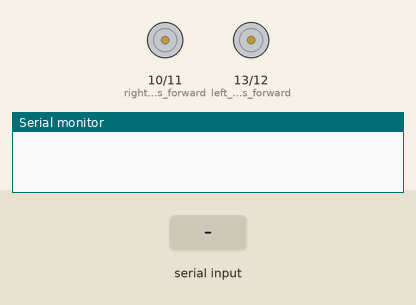
This sketch was run on a simulated Arduino Uno, built with avr-gcc and run on an emulated ATmega328P. On the bench: motor-driver pin pairs drawn as motors (green arrow = first pin HIGH = forward, orange = second pin HIGH = backward, longer = more drive), the last lines printed to the serial monitor. Inputs (shaded band) come from the test bench.

Above: at 1.2 s.
1.3 s: "F" received over Serial
At 2.2 s:
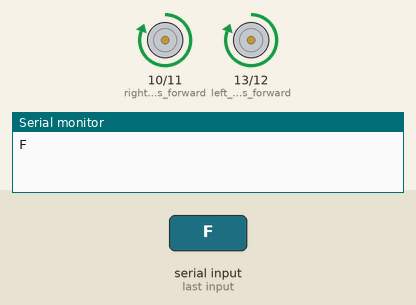
2.9 s: "B" received over Serial
At 3.4 s:
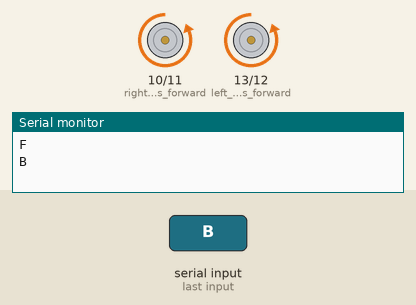
4.5 s: "L" received over Serial
At 5.7 s:
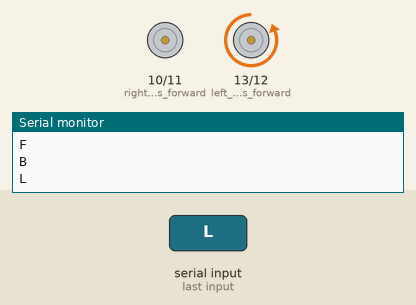
6.0 s: "R" received over Serial
At 6.9 s:
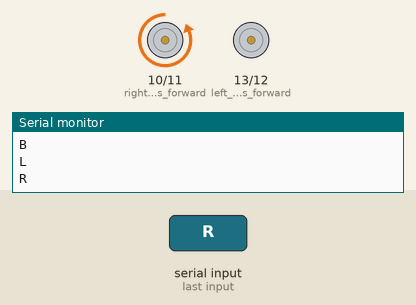
Timing chart, 0 to 8.5 s (numbered marks = the images above; inputs shaded):
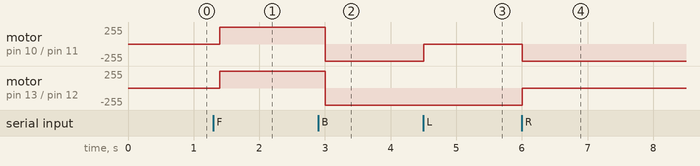

Measured:
- after the input at 1.3 s, motor on pin 10 (right_motors_forward) / pin 11 (right_motors_reverse), motor on pin 13 (left_motors_forward) / pin 12 (left_motors_reverse): stopped → forward 255/255 after 0.10 s
- after the input at 2.9 s, motor on pin 10 (right_motors_forward) / pin 11 (right_motors_reverse), motor on pin 13 (left_motors_forward) / pin 12 (left_motors_reverse): forward 255/255 → backward 255/255 after 0.10 s
- after the input at 4.5 s, motor on pin 10 (right_motors_forward) / pin 11 (right_motors_reverse): backward 255/255 → stopped at once
- after the input at 6.0 s, motor on pin 10 (right_motors_forward) / pin 11 (right_motors_reverse): stopped → backward 255/255 at once; motor on pin 13 (left_motors_forward) / pin 12 (left_motors_reverse): backward 255/255 → stopped at once

The sketch:

drive.ino
```cpp
char t;

void setup() {
pinMode(13,OUTPUT);   //left motors forward
pinMode(12,OUTPUT);   //left motors reverse
pinMode(11,OUTPUT);   //right motors reverse
pinMode(10,OUTPUT);   //right motors forward

Serial.begin(9600);

}

void loop() {
if(Serial.available()){
  t = Serial.read();
  Serial.println(t);
}

if(t == 'F'){            //move forward(all motors rotate in forward direction)
  digitalWrite(13,HIGH);
  digitalWrite(10,HIGH);
  digitalWrite(12,LOW);
  digitalWrite(11,LOW);
}

else if(t == 'B'){      //move reverse (all motors rotate in reverse direction)
  digitalWrite(12,HIGH);
  digitalWrite(11,HIGH);
  digitalWrite(13,LOW);
  digitalWrite(10,LOW);
}

else if(t == 'L'){      //turn left
  digitalWrite(12,HIGH);
  digitalWrite(13,LOW);
  digitalWrite(10,LOW);
  digitalWrite(11,LOW);
}

else if(t == 'R'){      //turn right
  digitalWrite(11,HIGH);
  digitalWrite(12,LOW);
  digitalWrite(13,LOW);
  digitalWrite(10,LOW);
}


else if(t == 'S'){      //STOP (all motors stop)
  digitalWrite(13,LOW);
  digitalWrite(12,LOW);
  digitalWrite(11,LOW);
  digitalWrite(10,LOW);
}
delay(100);
}
```
